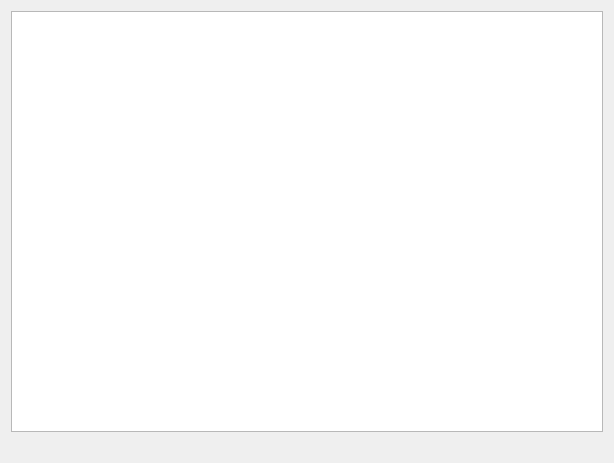
<?xml version="1.0" encoding="UTF-8"?>
<ui version="4.0">
 <class>Dialog</class>
 <widget class="QDialog" name="Dialog">
  <property name="geometry">
   <rect>
    <x>0</x>
    <y>0</y>
    <width>614</width>
    <height>463</height>
   </rect>
  </property>
  <property name="windowTitle">
   <string>Dialog</string>
  </property>
  <layout class="QVBoxLayout" name="verticalLayout">
   <item>
    <widget class="QTextBrowser" name="cmdPrompt"/>
   </item>
   <item>
    <widget class="QLabel" name="status">
     <property name="text">
      <string/>
     </property>
    </widget>
   </item>
  </layout>
 </widget>
 <resources/>
 <connections/>
</ui>
